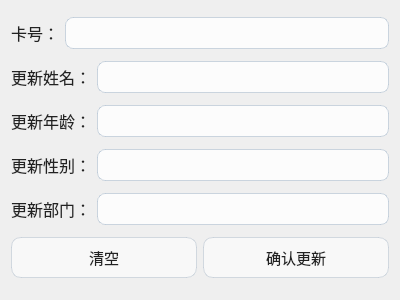
<?xml version="1.0" encoding="UTF-8"?>
<ui version="4.0">
 <class>AdminOFSetEmp</class>
 <widget class="QDialog" name="AdminOFSetEmp">
  <property name="geometry">
   <rect>
    <x>0</x>
    <y>0</y>
    <width>400</width>
    <height>300</height>
   </rect>
  </property>
  <property name="windowTitle">
   <string>Form</string>
  </property>
  <property name="styleSheet">
   <string notr="true">/* 弹窗顶层背景（替换成你自己的对象名） */
#AddGoodsDialog
{
    background-image: url(:/res/LoginBackgroundImage.png);
    background-repeat: no-repeat;
    background-position: center;
}

/* 承载所有控件的磨砂容器 */
#addGoodsContainer
{
    background-color:rgba(255,255,255,160);
    border-radius:16px;
}

/* 文字标签：商品名称、单价、库存、商品信息 */
QLabel
{
    font-size:16px;
    color:#222222;
    background-color:transparent;
}

/* 四个输入框 QLineEdit */
QLineEdit
{
    border:1px solid rgba(160,180,200,130);
    border-radius:8px;
    padding:6px 10px;
    background-color:rgba(255,255,255,200);
    font-size:14px;
}
QLineEdit:focus
{
    border:1px solid rgba(120,140,160,170);
    background-color:rgba(255,255,255,240);
}

/* 按钮：清空、确认添加 */
QPushButton
{
    background-color: rgba(255,255,255,140);
    color:#222222;
    border:1px solid rgba(170,185,200,120);
    border-radius:10px;
    padding:8px 16px;
    font-size:15px;
}
QPushButton:hover
{
    background-color:rgba(255,255,255,200);
}
QPushButton:pressed
{
    background-color:rgba(230,238,245,210);
}</string>
  </property>
  <layout class="QVBoxLayout" name="verticalLayout">
   <item>
    <layout class="QHBoxLayout" name="horizontalLayout">
     <item>
      <widget class="QLabel" name="cardLabel">
       <property name="text">
        <string>卡号：</string>
       </property>
      </widget>
     </item>
     <item>
      <widget class="QLineEdit" name="cardLineEdit"/>
     </item>
    </layout>
   </item>
   <item>
    <layout class="QHBoxLayout" name="horizontalLayout_2">
     <item>
      <widget class="QLabel" name="nameLabel">
       <property name="text">
        <string>更新姓名：</string>
       </property>
      </widget>
     </item>
     <item>
      <widget class="QLineEdit" name="nameLineEdit"/>
     </item>
    </layout>
   </item>
   <item>
    <layout class="QHBoxLayout" name="horizontalLayout_3">
     <item>
      <widget class="QLabel" name="ageLabel">
       <property name="text">
        <string>更新年龄：</string>
       </property>
      </widget>
     </item>
     <item>
      <widget class="QLineEdit" name="ageLineEdit"/>
     </item>
    </layout>
   </item>
   <item>
    <layout class="QHBoxLayout" name="horizontalLayout_4">
     <item>
      <widget class="QLabel" name="sexLabel">
       <property name="text">
        <string>更新性别：</string>
       </property>
      </widget>
     </item>
     <item>
      <widget class="QLineEdit" name="sexLineEdit"/>
     </item>
    </layout>
   </item>
   <item>
    <layout class="QHBoxLayout" name="horizontalLayout_5">
     <item>
      <widget class="QLabel" name="departmentLabel">
       <property name="text">
        <string>更新部门：</string>
       </property>
      </widget>
     </item>
     <item>
      <widget class="QLineEdit" name="departmentLineEdit"/>
     </item>
    </layout>
   </item>
   <item>
    <layout class="QHBoxLayout" name="horizontalLayout_6">
     <item>
      <widget class="QPushButton" name="clearBtn">
       <property name="text">
        <string>清空</string>
       </property>
      </widget>
     </item>
     <item>
      <widget class="QPushButton" name="confirmBtn">
       <property name="text">
        <string>确认更新</string>
       </property>
      </widget>
     </item>
    </layout>
   </item>
  </layout>
 </widget>
 <resources/>
 <connections/>
</ui>
